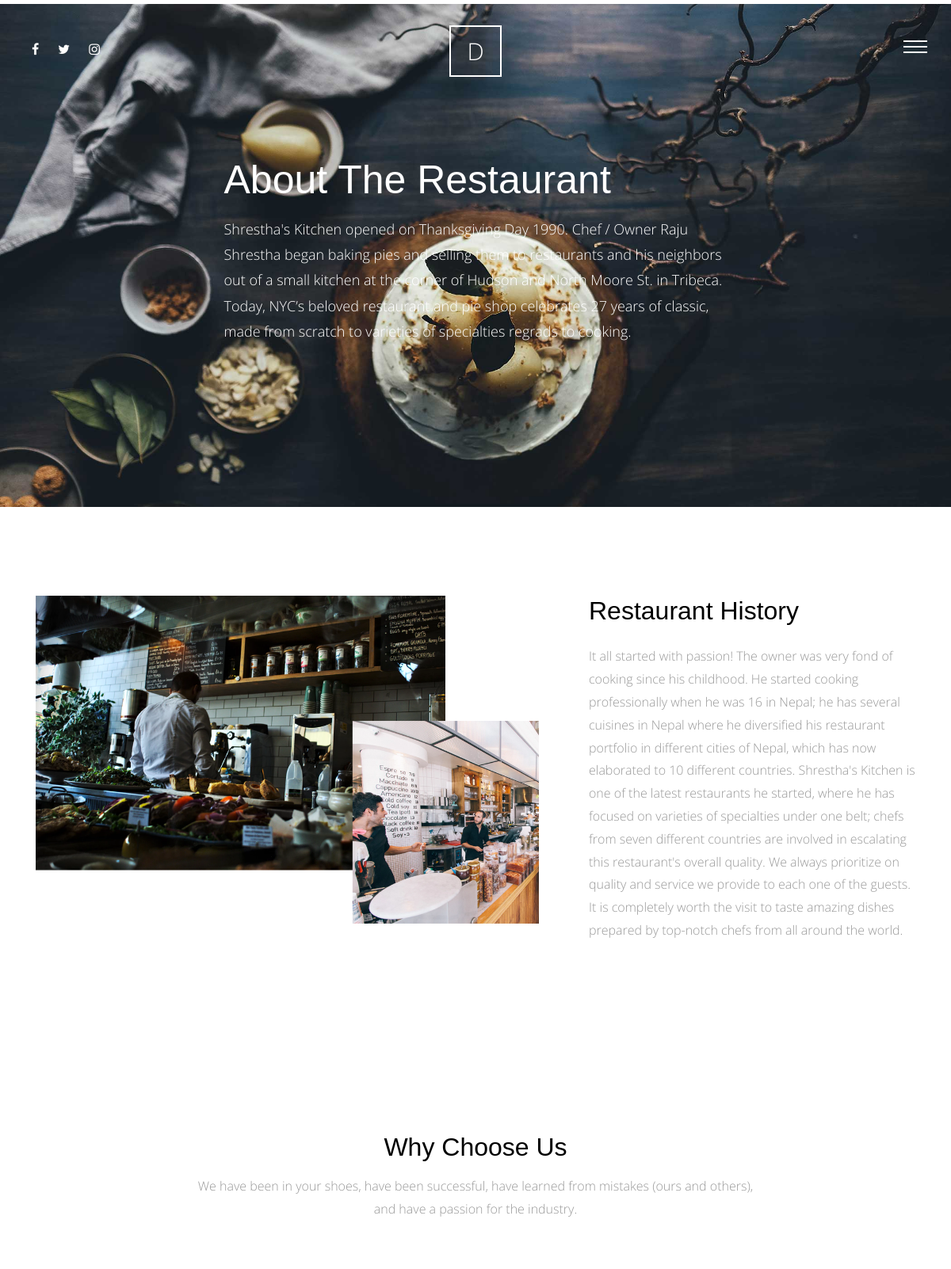
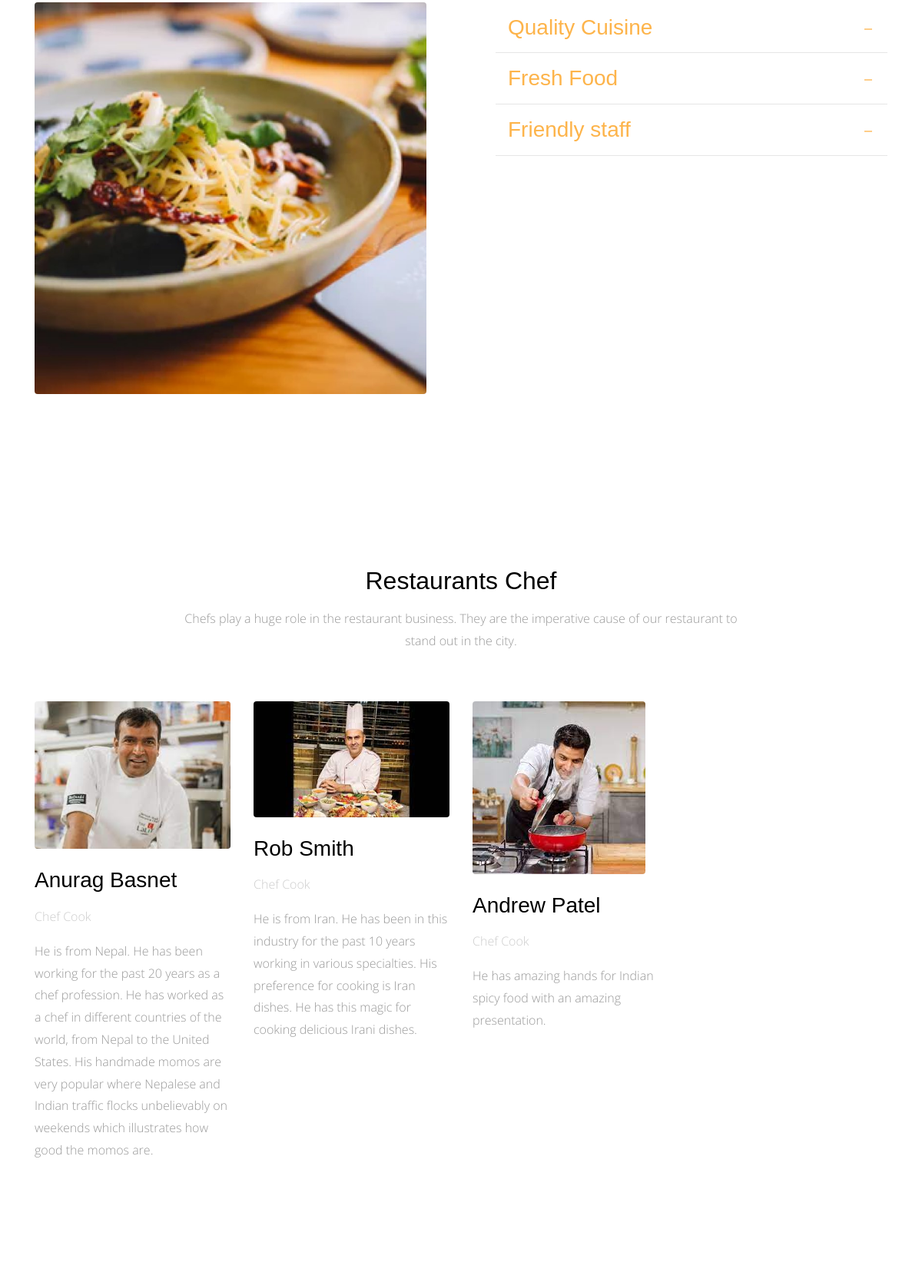
The page /about-us/ (upper part) on the database its author committed (2 pictures, top to bottom).
### aboutus/models.py (models this page shows, shortened)
class AboutUs(models.Model):
    title = models.CharField(max_length=250)
    content= models.TextField()
    class Meta:
        verbose_name = 'about us'
        verbose_name_plural= 'about us'

class Why_Choose_Us(models.Model):
    title=models.CharField(max_length=250)
    content=models.TextField()
    class Meta:
        verbose_name = 'why choose us'
        verbose_name_plural= 'why choose us'

class Chef(models.Model):
    name=models.CharField(max_length=50)
    subtitle=models.CharField(max_length=50)
    bio=models.TextField()
    image=models.ImageField(upload_to='chef/')
    class Meta:
        verbose_name = 'chef'
        verbose_name_plural= 'chef'

### aboutus/views.py (the view)
# urls.py: path('', views.aboutus_list, name = 'aboutus_list'),
def aboutus_list(request):
    about= AboutUs.objects.last()
    why_choose_us = Why_Choose_Us.objects.all()
    chef= Chef.objects.all()
    context = {
        'about': about,
        'why_choose_us': why_choose_us,
        'chef': chef
    }
    return render(request, 'aboutus/about.html', context)

### aboutus/templates/aboutus/about.html (shortened to what this page needs)
{% extends 'base.html' %}
{% load static %}
{% block body %}
      <div class="main-wrap">
        <div class="cover_1 cover_sm">
          <div class="img_bg" style="background-image: url({% static 'site_static/img/slider-1.jpg' %})" data-stellar-background-ratio="0.5">
            <div class="container">
              <div class="row align-items-center justify-content-center">
                <div class="col-md-7" data-aos="fade-up">
                  <h2 class="heading">About The Restaurant</h2>
                  <p class="lead">Shrestha's Kitchen opened on Thanksgiving Day 1990. Chef / Owner Raju Shrestha began baking pies and selling them to restaurants and his neighbors out of a small kitchen at the corner of Hudson and North Moore St. in Tribeca. Today, NYC’s beloved restaurant and pie shop celebrates 27 years of classic, made from scratch to varieties of specialties regrads to cooking.</p>
                </div>
              </div>
            </div>
          </div>
        </div>
        <div class="section">
          <div class="container">
            <div class="row">
              <div class="col-md-7" data-aos="fade-up">
                <img src="{% static 'site_static/img/about_1.png' %}" alt="Image placeholder" class="img-fluid">
              </div>
              <div class="col-md-5 pl-md-5" data-aos="fade-up" data-aos-delay="200">
                <h2 class="mb-4">{{about.title}}</h2>
                <p>{{about.content}}</p>
              </div>
            </div>
          </div>
        </div>
        <div class="section">
          <div class="container">
            <div class="row justify-content-center mb-5" data-aos="fade-up">
              <div class="col-md-8  text-center">
                <h2 class="mb-3">Why Choose Us</h2>
                <p class="lead">We have been in your shoes, have been successful, have learned from mistakes (ours and others), and have a passion for the industry.</p>
              </div>
            </div>
            <div class="row large-gutters">
              <div class="col-md-6"  data-aos="fade-up" data-aos-delay="200">
                <img src="{% static 'site_static/img/img_2.jpg' %}" alt="Image placeholder" class="img-fluid rounded">
              </div>
              <div class="col-md-6" data-aos="fade-up" data-aos-delay="300">
                <div class="accordion" id="accordion">
                  {% for info in why_choose_us %}
                    <div class="accordion-item">
                       <h3 class="mb-0">
                          <a class="btn-block p-3" data-toggle="collapse" href="#collapse{{info.id}}" role="button" aria-expanded="true" aria-controls="collapseOne">{{info.title}} </a>
                       </h3>
                    </div>
                  {% endfor %}
                </div>
              </div>
            </div>
          </div>
        </div>
        <div class="section">
          <div class="container">
            <div class="row justify-content-center mb-5" data-aos="fade-up">
              <div class="col-md-8  text-center">
                <h2 class="mb-3">Restaurants Chef</h2>
                <p class="lead">Chefs play a huge role in the restaurant business. They are the imperative cause of our restaurant to stand out in the city.</p>
              </div>
            </div>
            <div class="row">
              {% for one in chef %}
                <div class="col-md-3" data-aos="fade-up" data-aos-delay="100">
                  <img src="{{one.image.url}}" alt="Image placeholder" class="img-fluid mb-4 rounded">
                  <h3 class="mb-3">{{one.name}}</h3>
                  <p class="post-meta text-muted">Chef Cook</p>
                  <p class="mb-5">{{one.bio}}</p>
                </div>
              {% endfor %}
            </div>
          </div>
        </div>
      </div>
{% endblock body %}

### templates/base.html (shortened to what this page needs)
{% load static %}
<!doctype html>
<html lang="en">
  <head>
    <link rel="stylesheet" href="{%static 'site_static/css/bootstrap.css'%}">
    <link rel="stylesheet" href="{%static 'site_static/css/animate.css'%}">
    <link rel="stylesheet" href="{%static 'site_static/css/owl.carousel.min.css'%}">
    <link rel="stylesheet" href="{%static 'site_static/css/magnific-popup.css'%}">
    <link rel="stylesheet" href="{%static 'site_static/css/aos.css'%}">
    <link rel="stylesheet" href="{%static 'site_static/css/bootstrap-datepicker.css'%}">
    <link rel="stylesheet" href="{%static 'site_static/css/jquery.timepicker.css'%}">
    <link rel="stylesheet" href="{%static 'site_static/fonts/ionicons/css/ionicons.min.css'%}">
    <link rel="stylesheet" href="{%static 'site_static/fonts/fontawesome/css/font-awesome.min.css'%}">
    <link rel="stylesheet" href="{%static 'site_static/fonts/flaticon/font/flaticon.css'%}">
    <link rel="stylesheet" href="{%static 'site_static/css/style.css'%}">
  </head>
  <body>
    <div class="site-wrap">
      <header class="site-header">
        <div class="row align-items-center">
          <div class="col-5 col-md-3">
             <ul class="list-unstyled social">
              <li><a href="#"><span class="fa fa-facebook"></span></a></li>
              <li><a href="#"><span class="fa fa-twitter"></span></a></li>
              <li><a href="#"><span class="fa fa-instagram"></span></a></li>
            </ul>
          </div>
          <div class="col-2 col-md-6 text-center">
            <a href="index.html" class="site-logo">D</a>
          </div>
          <div class="col-5 col-md-3 text-right menu-burger-wrap">
            <a href="#" class="site-nav-toggle js-site-nav-toggle"><i></i></a>
          </div>
        </div>
      </header>
     {% block body %}
     {% endblock body %}
    </div>
  </body>
</html>

### static/site_static/css/style.css (style rules this page uses)
html { overflow-x: hidden; }
body { background: #fff; font-family: "Open Sans", cursive; font-size: 16px; line-height: 1.8; font-weight: 300; color: #999999; }
a { -webkit-transition: .3s all ease; -o-transition: .3s all ease; transition: .3s all ease; text-decoration: none; }
h1, h2, h3, h4, h5 { color: #000; font-family: "Playfair Display", Arial, sans-serif; }
h1 a, h2 a, h3 a, h4 a, h5 a { color: #000; }
.site-header { padding: 3em 30px; position: absolute; top: 0; z-index: 100; width: 100%; }
.site-header .site-logo { line-height: 0; padding: 10px 20px; border: 2px solid #fff; color: #fff; font-size: 30px; }
.site-header .social li { display: inline-block; }
.site-header .social li a { color: #fff; padding: 0 10px; }
.lead { font-size: 16px; }
.menu-burger-wrap { position: relative; }
.site-nav-toggle { width: 30px; height: 30px; cursor: pointer; text-decoration: none; position: relative; top: -15px; z-index: 21; display: block !important; float: right; right: 0; display: none; border-bottom: none !important; }
.site-nav-toggle i { position: relative; display: -moz-inline-stack; display: inline-block; zoom: 1; *display: inline; width: 30px; height: 2px; font: bold 14px/.4 Helvetica; text-transform: uppercase; text-indent: -55px; background: #fff; -webkit-transition: all .2s ease-out; -o-transition: all .2s ease-out; transition: all .2s ease-out; }
.site-nav-toggle i:before, .site-nav-toggle i:after { content: ''; width: 30px; height: 2px; background: #fff; position: absolute; left: 0; -webkit-transition: 0.2s; -o-transition: 0.2s; transition: 0.2s; }
.site-nav-toggle i:before { top: -7px; }
.site-nav-toggle i:after { bottom: -7px; }
.section { padding: 7em 0; }
.text-muted { color: #cccccc !important; }
.cover_1 { position: relative; }
.cover_1 .lead { color: #fff; font-size: 18px; }
.cover_1 .img_bg { background-repeat: no-repeat; background-size: cover !important; background-position: center center; }
.cover_1 .img_bg, .cover_1 .img_bg > .container > .row { min-height: 700px; height: 100vh; }
.cover_1.cover_sm .img_bg, .cover_1.cover_sm .img_bg > .container > .row { min-height: 600px; height: 80vh; }
.cover_1 .heading { color: white; font-weight: 300; font-size: 30px; line-height: 1.5; }
@media (min-width: 768px) { .cover_1 .heading { font-size: 50px; line-height: 1.5; } }
.large-gutters { margin-right: -45px; margin-left: -45px; }
.large-gutters > [class*="col-"] { padding-right: 45px; padding-left: 45px; }
.accordion .btn-block { position: relative; border-bottom: 1px solid #e6e6e6; }
.accordion .btn-block[aria-expanded="true"] { color: #fdb44b; }

### rows shown on the page
AboutUs: title "Restaurant History", content "It all started with passion! The owner was very fond of cooking since his childhood. He started cooking professionally when he was 16 in Nepal; he has several cuisines in Nepal where he diversified his restaurant portfolio in different cities of Nepal, which has now elaborated to 10 different countries. Shrestha's Kitchen is one of the latest restaurants he started, where he has focused on varieties of specialties under one belt; chefs from seven different countries are involved in escalating this restaurant's overall quality. We always prioritize on quality and service we provide to each one of the guests. It is completely worth the visit to taste amazing dishes prepared by top-notch chefs…"
Why_Choose_Us: title "Quality Cuisine"
Why_Choose_Us: title "Fresh Food"
Why_Choose_Us: title "Friendly staff"
Chef: image (picture), name "Anurag Basnet", bio "He is from Nepal. He has been working for the past 20 years as a chef profession. He has worked as a chef in different countries of the world, from Nepal to the United States. His handmade momos are very popular where Nepalese and Indian traffic flocks unbelievably on weekends which illustrates how good the momos are."
Chef: image (picture), name "Rob Smith", bio "He is from Iran. He has been in this industry for the past 10 years working in various specialties. His preference for cooking is Iran dishes. He has this magic for cooking delicious Irani dishes."
Chef: image (picture), name "Andrew Patel", bio "He has amazing hands for Indian spicy food with an amazing presentation."
